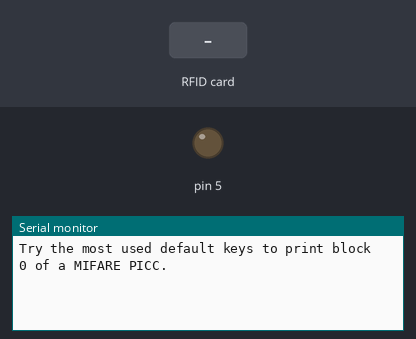
A sketch run on a simulated Arduino Uno, built with avr-gcc and run on an emulated ATmega328P. Shown: output pins drawn as LEDs (lit = HIGH), the last lines printed to the serial monitor. Inputs (shaded band) come from the test bench. Pins used as bus, display or sensor lines are not drawn.

Above: at 1.2 s.
1.3 s: RFID card 5E 7A 19 C4 held to the reader
At 1.74 s:
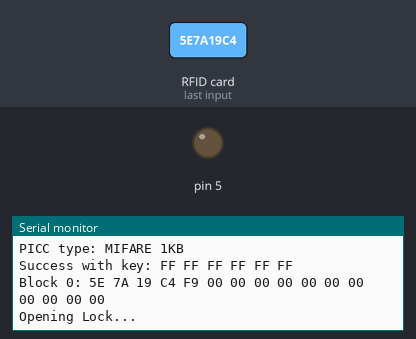
At 2.5 s:
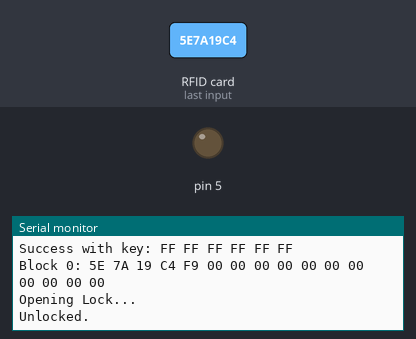

The sketch:

code.ino
```cpp
/*
 * ----------------------------------------------------------------------------
 * This is a MFRC522 library example; see https://github.com/miguelbalboa/rfid
 * for further details and other examples.
 *
 * NOTE: The library file MFRC522.h has a lot of useful info. Please read it.
 *
 * Released into the public domain.
 * ----------------------------------------------------------------------------
 * Example sketch/program which will try the most used default keys listed in
 * https://code.google.com/p/mfcuk/wiki/MifareClassicDefaultKeys to dump the
 * block 0 of a MIFARE RFID card using a RFID-RC522 reader.
 *
 * Typical pin layout used:
 * -----------------------------------------------------------------------------------------
 *             MFRC522      Arduino       Arduino   Arduino    Arduino          Arduino
 *             Reader/PCD   Uno/101       Mega      Nano v3    Leonardo/Micro   Pro Micro
 * Signal      Pin          Pin           Pin       Pin        Pin              Pin
 * -----------------------------------------------------------------------------------------
 * RST/Reset   RST          9             5         D9         RESET/ICSP-5     RST
 * SPI SS      SDA(SS)      10            53        D10        10               10
 * SPI MOSI    MOSI         11 / ICSP-4   51        D11        ICSP-4           16
 * SPI MISO    MISO         12 / ICSP-1   50        D12        ICSP-1           14
 * SPI SCK     SCK          13 / ICSP-3   52        D13        ICSP-3           15
 *
 * More pin layouts for other boards can be found here: https://github.com/miguelbalboa/rfid#pin-layout
 *
 */

#include <Servo.h>

Servo myservo;  // create servo object to control a servo
// twelve servo objects can be created on most boards

#include <SPI.h>
#include <MFRC522.h>

#define RST_PIN         9           // Configurable, see typical pin layout above
#define SS_PIN          10          // Configurable, see typical pin layout above

MFRC522 mfrc522(SS_PIN, RST_PIN);   // Create MFRC522 instance.

// Number of known default keys (hard-coded)
// NOTE: Synchronize the NR_KNOWN_KEYS define with the defaultKeys[] array
#define NR_KNOWN_KEYS   8
// Known keys, see: https://code.google.com/p/mfcuk/wiki/MifareClassicDefaultKeys
byte knownKeys[NR_KNOWN_KEYS][MFRC522::MF_KEY_SIZE] =  {
    {0xff, 0xff, 0xff, 0xff, 0xff, 0xff}, // FF FF FF FF FF FF = factory default
    {0xa0, 0xa1, 0xa2, 0xa3, 0xa4, 0xa5}, // A0 A1 A2 A3 A4 A5
    {0xb0, 0xb1, 0xb2, 0xb3, 0xb4, 0xb5}, // B0 B1 B2 B3 B4 B5
    {0x4d, 0x3a, 0x99, 0xc3, 0x51, 0xdd}, // 4D 3A 99 C3 51 DD
    {0x1a, 0x98, 0x2c, 0x7e, 0x45, 0x9a}, // 1A 98 2C 7E 45 9A
    {0xd3, 0xf7, 0xd3, 0xf7, 0xd3, 0xf7}, // D3 F7 D3 F7 D3 F7
    {0xaa, 0xbb, 0xcc, 0xdd, 0xee, 0xff}, // AA BB CC DD EE FF
    {0x00, 0x00, 0x00, 0x00, 0x00, 0x00}  // 00 00 00 00 00 00
};

/*
 * Initialize.
 */
void setup() {
    Serial.begin(9600);         // Initialize serial communications with the PC
    while (!Serial);            // Do nothing if no serial port is opened (added for Arduinos based on ATMEGA32U4)
    SPI.begin();                // Init SPI bus
    mfrc522.PCD_Init();         // Init MFRC522 card
    Serial.println(F("Try the most used default keys to print block 0 of a MIFARE PICC."));
    pinMode(5, OUTPUT);
}

/*
 * Helper routine to dump a byte array as hex values to Serial.
 */
void dump_byte_array(byte *buffer, byte bufferSize) {
    for (byte i = 0; i < bufferSize; i++) {
        Serial.print(buffer[i] < 0x10 ? " 0" : " ");
        Serial.print(buffer[i], HEX);
    }
}


bool is_open = false;    // variable to store the servo position

void toggle(){
  if(is_open){
    myservo.write(0);
    is_open = false;
    } else {
      myservo.write(180);
      is_open = true;
    }
    delay(500);
}


// SytzeCode


void unlock(){
  toggle();
  Serial.println("Unlocked.");
  delay(10000);
  Serial.println("Relocked.");
  delay(10000);
}


/*
 * Try using the PICC (the tag/card) with the given key to access block 0.
 * On success, it will show the key details, and dump the block data on Serial.
 *
 * @return true when the given key worked, false otherwise.
 */
bool try_key(MFRC522::MIFARE_Key *key)
{
    bool result = false;
    byte buffer[18];
    byte block = 0;
    MFRC522::StatusCode status;

    // Serial.println(F("Authenticating using key A..."));
    status = mfrc522.PCD_Authenticate(MFRC522::PICC_CMD_MF_AUTH_KEY_A, block, key, &(mfrc522.uid));
    if (status != MFRC522::STATUS_OK) {
        // Serial.print(F("PCD_Authenticate() failed: "));
        // Serial.println(mfrc522.GetStatusCodeName(status));
        return false;
    }

    // Read block
    byte byteCount = sizeof(buffer);
    status = mfrc522.MIFARE_Read(block, buffer, &byteCount);
    if (status != MFRC522::STATUS_OK) {
        // Serial.print(F("MIFARE_Read() failed: "));
        // Serial.println(mfrc522.GetStatusCodeName(status));
    }
    else {
        // Successful read
        result = true;
        Serial.print(F("Success with key:"));
        dump_byte_array((*key).keyByte, MFRC522::MF_KEY_SIZE);
        Serial.println();
        // Dump block data
        Serial.print(F("Block ")); Serial.print(block); Serial.print(F(":"));
        dump_byte_array(buffer, 16);
        Serial.println();


        // SytzeCode
        Serial.println("Opening Lock...");
        unlock();

    }
    Serial.println();

    mfrc522.PICC_HaltA();       // Halt PICC
    mfrc522.PCD_StopCrypto1();  // Stop encryption on PCD
    return result;
}

/*
 * Main loop.
 */
void loop() {
    // Reset the loop if no new card present on the sensor/reader. This saves the entire process when idle.
    if ( ! mfrc522.PICC_IsNewCardPresent())
        return;

    // Select one of the cards
    if ( ! mfrc522.PICC_ReadCardSerial())
        return;

    // Show some details of the PICC (that is: the tag/card)
    Serial.print(F("Card UID:"));
    dump_byte_array(mfrc522.uid.uidByte, mfrc522.uid.size);
    Serial.println();
    Serial.print(F("PICC type: "));
    MFRC522::PICC_Type piccType = mfrc522.PICC_GetType(mfrc522.uid.sak);
    Serial.println(mfrc522.PICC_GetTypeName(piccType));

    // Try the known default keys
    MFRC522::MIFARE_Key key;
    for (byte k = 0; k < NR_KNOWN_KEYS; k++) {
        // Copy the known key into the MIFARE_Key structure
        for (byte i = 0; i < MFRC522::MF_KEY_SIZE; i++) {
            key.keyByte[i] = knownKeys[k][i];
        }
        // Try the key
        if (try_key(&key)) {
            // Found and reported on the key and block,
            // no need to try other keys for this PICC
            break;
        }

        // http://arduino.stackexchange.com/a/14316
        if ( ! mfrc522.PICC_IsNewCardPresent())
            break;
        if ( ! mfrc522.PICC_ReadCardSerial())
            break;
    }
}
```

Measured:
- after the input at 1.3 s, the serial monitor: prints a new line at once (image 1)
